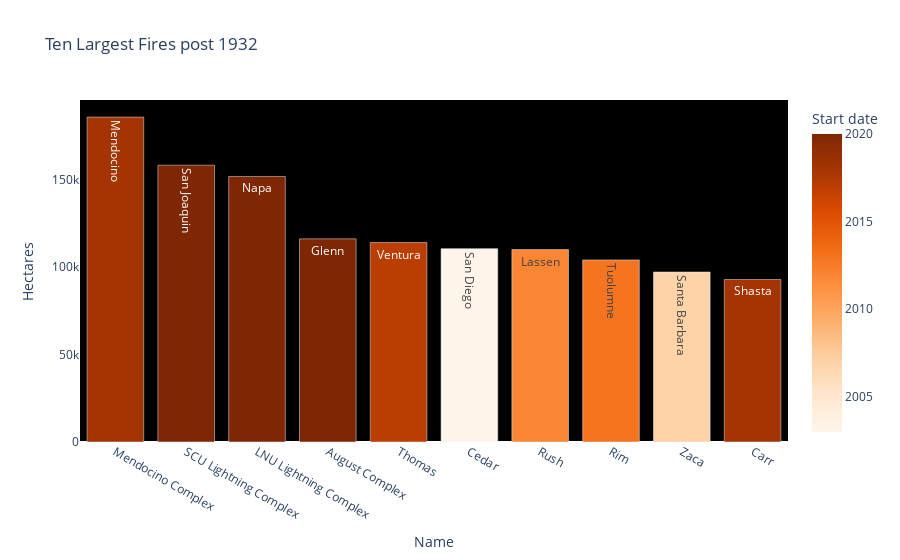

Notebook code cell kept with this figure:
### Code cell
title = 'Ten Largest Fires post 1932'
df = dfs['Largest wildfires'][:10]
fig = px.bar(df, x='Name', y='Hectares', text='County', color='Start date', color_continuous_scale='Oranges', title=title)
fig.update_layout(
    plot_bgcolor='rgba(0,0,0,1)',
    xaxis_showgrid=False,
    yaxis_showgrid=False
)
fig.show()

### Figure 1 — Plotly figure (JSON) as saved in the notebook; plotly's stock layout.template omitted (floating-point values rounded to 4 significant figures)
{"data": [{"alignmentgroup": "True", "hovertemplate": "Name=%{x}<br>Hectares=%{y}<br>County=%{text}<br>Start date=%{marker.color}<extra></extra>", "legendgroup": "", "marker": {"color": [2018, 2020, 2020, 2020, 2017, 2003, 2012, 2013, 2007, 2018], "coloraxis": "coloraxis"}, "name": "", "offsetgroup": "", "orientation": "v", "showlegend": false, "text": ["Mendocino", "San Joaquin", "Napa", "Glenn", "Ventura", "San Diego", "Lassen", "Tuolumne", "Santa Barbara", "Shasta"], "textposition": "auto", "type": "bar", "x": ["Mendocino Complex", "SCU Lightning Complex", "LNU Lightning Complex", "August Complex", "Thomas", "Cedar", "Rush", "Rim", "Zaca", "Carr"], "xaxis": "x", "y": [185800, 158290, 151842, 116188, 114078, 110579, 110038, 104131, 97208, 92936], "yaxis": "y"}], "layout": {"barmode": "relative", "coloraxis": {"colorbar": {"title": {"text": "Start date"}}, "colorscale": [[0, "rgb(255,245,235)"], [0.125, "rgb(254,230,206)"], [0.25, "rgb(253,208,162)"], [0.375, "rgb(253,174,107)"], [0.5, "rgb(253,141,60)"], [0.625, "rgb(241,105,19)"], [0.75, "rgb(217,72,1)"], [0.875, "rgb(166,54,3)"], [1, "rgb(127,39,4)"]]}, "legend": {"tracegroupgap": 0}, "plot_bgcolor": "rgba(0,0,0,1)", "title": {"text": "Ten Largest Fires post 1932"}, "xaxis": {"anchor": "y", "domain": [0, 1], "showgrid": false, "title": {"text": "Name"}}, "yaxis": {"anchor": "x", "domain": [0, 1], "showgrid": false, "title": {"text": "Hectares"}}}}
